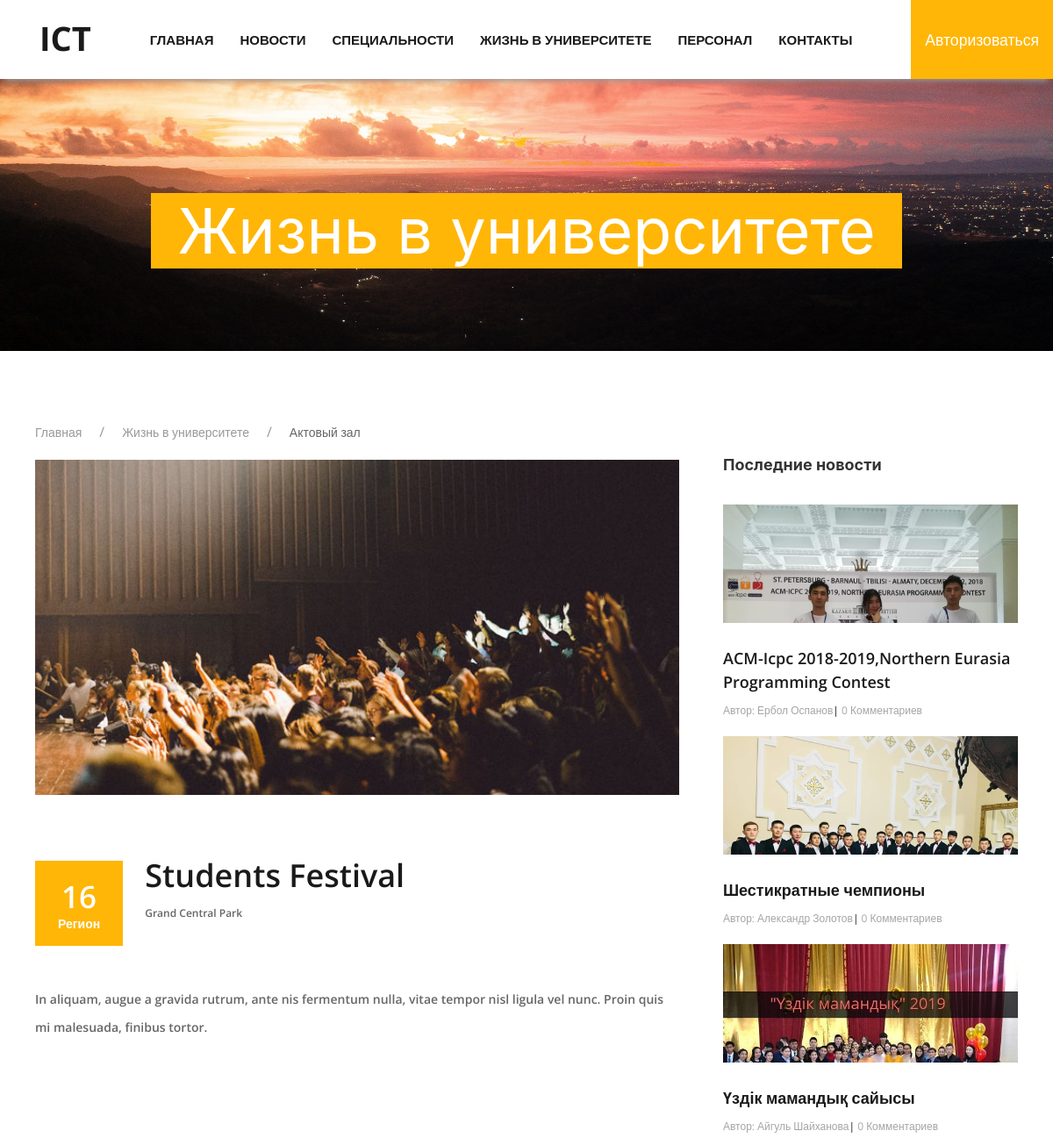
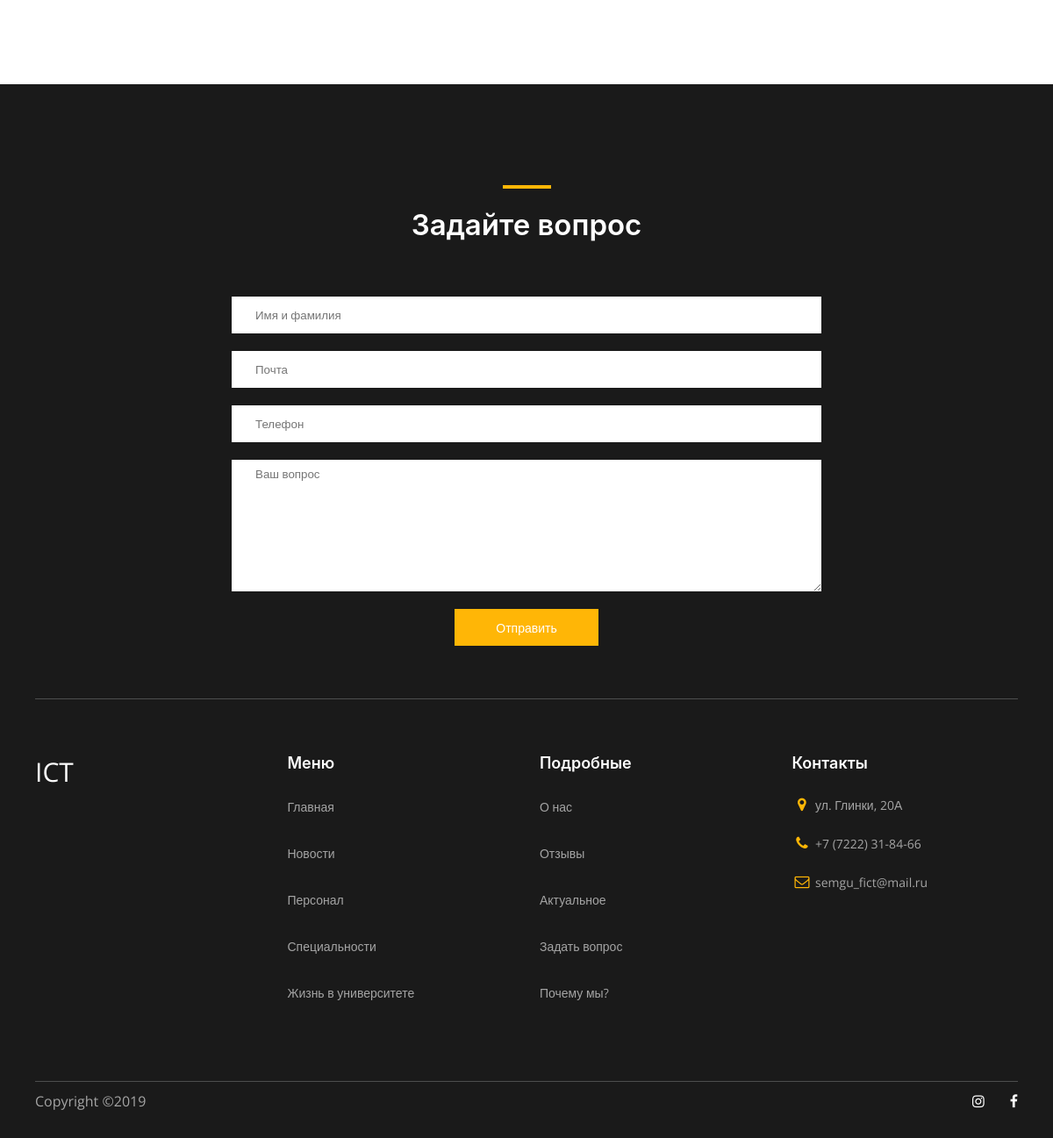
Screenshot of /student-life/1/ with the database file from the repository (2 pictures, top to bottom).
### ICTapp/models.py (models this page shows, shortened)
class Information(models.Model):
   title = models.CharField(max_length=100)
   text = models.TextField()
   location = models.CharField(max_length=100)
   img_main = models.ImageField(upload_to='posts_images', blank=True)
   img_1 = models.ImageField(upload_to='event_images', blank=True)
   img_2 = models.ImageField(upload_to='event_images', blank=True)
   img_3 = models.ImageField(upload_to='event_images', blank=True)
   date = models.DateTimeField(default=timezone.now)

### News/models.py (models this page shows, shortened)
class Post(models.Model):
   author = models.ForeignKey(User, on_delete=models.CASCADE)
   title = models.CharField(max_length=100)
   text = models.TextField()
   img = models.ImageField(upload_to='posts_images', blank=True)
   img_1 = models.ImageField(upload_to='posts_images', blank=True)
   img_2 = models.ImageField(upload_to='posts_images', blank=True)
   img_3 = models.ImageField(upload_to='posts_images', blank=True)
   img_4 = models.ImageField(upload_to='posts_images', blank=True)
   date = models.DateTimeField(default=timezone.now)
   def get_absolute_url(self):
      return reverse('news_detail_url', kwargs={'pk':self.pk})
   def get_comment_count(self):
      return self.comments.all().filter(approved=True).count()

### ICTapp/views.py (the view)
# urls.py: path('student-life/<int:pk>/', InformationDetailView.as_view(), name='information_detail_url'),
class InformationDetailView(View):
   def get(self, request, pk):
      information = get_object_or_404(Information, pk=pk)
      latest_news = Post.objects.filter().order_by('-date')[:3]
      return render(request, 'ICTapp/information_detail.html', context={
         'information': information,
         'latest_news': latest_news,
      })

### ICTapp/forms.py
class QuestionForm(forms.ModelForm):
   class Meta:
      model = Question
      fields = ('full_name', 'email', 'phone', 'text')
   def __init__(self, *args, **kwargs):
      super(QuestionForm, self).__init__(*args, **kwargs)
      self.fields['full_name'].label = "Имя Фамилия"
      self.fields['email'].label = "Эмэйл"
      self.fields['phone'].label = "Номер телефона"
      self.fields['text'].label = "Вопрос"

### ICTapp/context_processors.py (called while the page is built)
def question_form(request):
   if request.method == 'POST':
      bound_form = QuestionForm(request.POST)
      if bound_form.is_valid():
         bound_form.save()
         messages.success(request, f'Ваш вопрос принят. Прошу ожидайте ответа')
   return {'question_form': QuestionForm()}

### ICTapp/templates/ICTapp/information_detail.html (shortened to what this page needs)
{% extends 'base.html' %}
{% block content %}
   <div class="news-header parallax-window" data-parallax="scroll" data-image-src="/media/background-images/student-life.jpg">
      <h1>Жизнь в университете</h1>
   </div>
   <section id="news-section" class="news-section section">
      <div class="wrapper">
         <ul class="uk-breadcrumb breadcrumb">
            <li><a href="{% url 'home_url' %}">Главная</a></li>
            <li><a href="{% url 'informations_url' %}">Жизнь в университете</a></li>
            <li><span>Актовый зал</span></li>
         </ul>
         <div class="news-wrap flex j-sb">
            <div class="news-box">
               <div class="news-box__item">
                  {% if information.img_main %}
                     <div class="news-box__img news-desc-margin-b">
                        <div uk-lightbox>
                           <a href="{{ information.img_main.url }}" data-caption="">
                              <img src="{{ information.img_main.url }}" alt="ИКТ">
                           </a>
                        </div>
                     </div>
                  {% endif %}
                  <div class="news-box__container flex information-box__container">
                     <p class="news-box__date">16 <span>Регион</span></p>
                     <div class="news-box__title">
                        <a>{{ information.title }}</a>
                        <p class="news-box__author">{{ information.location }}</p>
                     </div>
                  </div>
                  <p class="text-desc news-box__desc news-desc-margin-b">{{ information.text|safe }}</p>
               </div>
            </div>
            {% include 'includes/latest_news.html' %}
         </div>
   </section>
{% endblock content %}

### ICTapp/templates/includes/latest_news.html
<div class="news-more">
      <h3 class="text-title news-more__title">Последние новости</h3>
      <div class="news-more-box">
         {% for post in latest_news %}
            <div class="news-more__item">
               {% if post.img %}
                  <div class="news-more__img">
                     <img src="{{ post.img.url }}" alt="news">
                  </div>
               {% endif %}
               <a class="text-decor-none news-more__link" href="{{ post.get_absolute_url }}">
                  {{ post.title }}
               </a>
               <p class="news-more__author">Автор: {{ post.author.get_full_name }}<span>|</span> {{ post.get_comment_count }} Комментариев</p>
            </div>
         {% endfor %}
      </div>
   </div>
</div>

### ICTapp/static/css/main.css (style rules this page uses)
* { margin: 0; padding: 0; -webkit-box-sizing: border-box; box-sizing: border-box; font-family: 'Open Sans', sans-serif; text-shadow: rgba(0, 0, 0, .01) 0 0 1px; }
.teachers.section, .events.section, .specialty.section, .talents.section, .news-section.section { margin: 80px 0; }
.text-decor-none, .text-decor-none:hover { text-decoration: none; }
.flex { display: -webkit-box; display: -ms-flexbox; display: flex; }
.j-sb { -webkit-box-pack: justify; -ms-flex-pack: justify; justify-content: space-between; }
.section { margin: 110px 0 80px; }
.text-title { font-size: 21px; font-weight: 600; }
.text-desc { color: #a5a5a5; font-weight: 600; font-size: 13.5px; line-height: 2.29; }
.wrapper { max-width: 1170px; margin: 0 auto; padding: 0 25px; }
.information-box__container .news-box__date { font-size: 35px; }
.subscribe input { padding: 0 27px; }
.subscribe input, .subscribe textarea { width: 60%; height: 42px; border: none; font-weight: 500; color: #1a1a1a; outline: none; }
.subscribe textarea { min-height: 35px; height: 150px; resize: vertical; padding: 7px 27px; }
.news-header { background-repeat: no-repeat; background-size: cover; text-align: center; height: 400px; }
.news-header h1 { background: #ffb606; font-size: 72px; font-weight: 400; color: #fff; display: inline-block; padding: 0 30px; margin-top: 220px; }
.news-box { width: 65.5%; }
.news-box__item { margin-bottom: 80px; }
.news-comment-box__item:last-child, .news-box__item:last-child { margin-bottom: 0; }
.news-box__img img, .news-img-container__item img { width: 100%; }
.news-box__container { margin: 35px 0 25px; }
.news-box__date { text-align: center; margin-right: 25px; background: #ffb606; color: #fff; font-size: 24px; padding: 15px 26px; font-weight: 600; }
.news-box__date span { display: block; margin-top: -6px; font-size: 14px; }
.news-box__title { width: 100%; }
.news-box__title a { color: #1a1a1a; font-size: 36px; text-decoration: none; font-weight: 600; margin-top: -10px; margin-bottom: 7px; display: block; }
.news-box__author { margin-top: 0; font-size: 12px; font-weight: 600; }
.news-box__desc { color: inherit; font-size: 14px; }
.news-more { width: 30%; }
.news-more__title { margin-top: -7px; margin-bottom: 33px; font-weight: 700; font-size: 18px; }
.news-more__img { height: 135px; overflow: hidden; }
.news-more__img img { width: 100%; min-height: 100%; }
.news-more__link { font-weight: 600; font-size: 18px; color: #1a1a1a; margin: 27px 0 10px; display: inline-block; text-decoration: none; }
.news-more__author { margin: 0; color: #a5a5a5; font-size: 12px; }
.news-more__item { margin-bottom: 20px; }
.news-more__author span { color: #1a1a1a; }
.news-desc-margin-b { margin-bottom: 40px; }

### rows the page displays
Information: img_main (picture), title "Students Festival", location "Grand Central Park", text "In aliquam, augue a gravida rutrum, ante nis fermentum nulla, vitae tempor nisl ligula vel nunc. Proin quis mi malesuada, finibus tortor."
Post: img (picture), title "ACM-Icpc 2018-2019,Northern Eurasia Programming Contest", author.get_full_name "Ербол Оспанов", get_comment_count "0"
Post: img (picture), title "Шестикратные чемпионы", author.get_full_name "Александр Золотов", get_comment_count "0"
Post: img (picture), title "Үздік мамандық сайысы", author.get_full_name "Айгуль Шайханова", get_comment_count "0"
